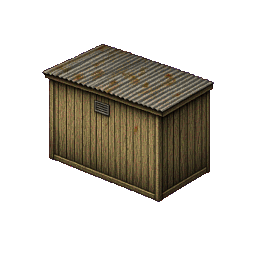
#> input picture godot/assets/textury/builder/back_toilets.png, 256 x 256 px, given in place of raw.png, which was not available
$ python split_sheet.py ../../godot/assets/textury/builder/back_toilets.png 1.0 ../../godot/assets/textury/builder/iso_caravan.png ../../godot/assets/textury/builder/iso_caravan.png 5
#> lines starting #> are read from the running program, lines starting #| are printed output that depends on the picture; after the words box and inside, x2 and y2 are one past the last pixel; in counts of white or black regions, pixels touching at a corner belong together; pictures that were not available may be replaced by others from this repository, and a replacement may not be noted
### tools/artgen/process.py
#!/usr/bin/env python3
"""Bring a Grok Imagine render into the game's Build-engine look.

    python tools/artgen/process.py <id> sprite <height_px> <dest relative to godot/>
    python tools/artgen/process.py <id> texture <size_px> <dest relative to godot/>

blacksprite: like sprite, for art on a near-black background (flood-filled from the
         borders; the generator's sparkle mark in the bottom-right corner is erased).
         The source is <id> as a path relative to godot/ instead of an artgen id.
sprite:  keys out the flat magenta background (and its anti-aliased fringe), crops
         to the figure, scales to <height_px> tall with a box filter (so 1 output
         pixel = the average of a block, like a hand-downsampled sprite), hard alpha,
         then snaps every opaque pixel to the game's 256-colour palette.
texture: centre-crops square, scales to <size_px>, snaps to the palette (opaque).
panel:   like texture but keeps the source aspect: <size_px> is the width, the height
         follows (doors, windows).

Source renders stay in tools/artgen/out/<id>/raw.png for regeneration.
"""
import colorsys
import os
import sys

from PIL import Image

HERE = os.path.dirname(os.path.abspath(__file__))
GODOT = os.path.join(HERE, "..", "..", "godot")
PALETTE = os.path.join(GODOT, "assets", "textury", "palette", "build_palette.png")


def palette_image():
    pal = Image.open(PALETTE).convert("RGB")
    colours = list(pal.get_flattened_data() if hasattr(pal, "get_flattened_data") else pal.getdata())[:256]
    flat = []
    for c in colours:
        flat.extend(c)
    flat.extend([0, 0, 0] * (256 - len(colours)))
    img = Image.new("P", (1, 1))
    img.putpalette(flat)
    return img


def is_key(r, g, b):
    # Magenta and its anti-aliased blends: strong red + blue, weak green.
    if r > 150 and b > 150 and g < 110 and abs(r - b) < 90:
        return True
    # A pocket of the background inside a figure (between the legs, under an arm) is
    # often rendered a darker, redder magenta.
    h, s, v = colorsys.rgb_to_hsv(r / 255.0, g / 255.0, b / 255.0)
    # (Up to 336: some renders put the whole background at 328-334, noisy.)
    return 300.0 <= h * 360.0 <= 336.0 and s > 0.8 and v > 0.5


def key_out(img):
    img = img.convert("RGBA")
    px = img.load()
    w, h = img.size
    for y in range(h):
        for x in range(w):
            r, g, b, a = px[x, y]
            if is_key(r, g, b):
                px[x, y] = (0, 0, 0, 0)
            elif r > 120 and b > 120 and g < 140 and abs(r - b) < 70:
                # fringe: magenta bleeding into the edge -> pull toward neutral dark
                px[x, y] = (int(g * 0.9), g, int(g * 0.9), a)
    return img


def snap(img, keep_alpha):
    pal = palette_image()
    rgb = img.convert("RGB").quantize(palette=pal, dither=Image.Dither.NONE).convert("RGB")
    if not keep_alpha:
        return rgb
    out = rgb.convert("RGBA")
    alpha = img.getchannel("A").point(lambda a: 255 if a >= 128 else 0)
    out.putalpha(alpha)
    return out


# [85 lines left out: functions sprite, black_sprite, texture, panel, main, not called in this run]


# [2 lines that do not run on import are left out]

### tools/artgen/split_sheet.py
#!/usr/bin/env python3
"""Cut a Grok sprite sheet (items in a row on flat magenta) into single sprites.

    python tools/artgen/split_sheet.py <id> <scale> <dest dir relative to godot/> <name1,name2,...> [gap]

Keys out the magenta like process.py, finds the items (pixels closer than <gap> source
pixels, 14 by default, are one item: a spark beside its flame, ash beside its stub),
orders them left to right and names them in that order. Every item is scaled by the
same <scale> (output pixels per source pixel, e.g. 0.18), so the stages of one thing
keep their sizes against each other; then box-downsampled and snapped to the palette.
Prints each item's size and, for checking, writes tools/artgen/out/<id>/_cut.png with
the cut boxes drawn on the keyed sheet.
"""
import os
import sys

from PIL import Image, ImageDraw, ImageFilter

sys.path.insert(0, os.path.dirname(os.path.abspath(__file__)))
import process  # noqa: E402


def items(img, gap):
    alpha = img.getchannel("A").point(lambda a: 255 if a > 40 else 0)
    # Grow every pixel by gap/2 so near bits join, then label the grown blobs.
    grown = alpha.filter(ImageFilter.MaxFilter(gap | 1))
    w, h = grown.size
    px = grown.load()
    seen = bytearray(w * h)
    boxes = []
    labels = {}
    for y0 in range(0, h):
        for x0 in range(0, w):
            if px[x0, y0] == 0 or seen[y0 * w + x0]:
                continue
            stack = [(x0, y0)]
            seen[y0 * w + x0] = 1
            members = []
            x1, y1, x2, y2 = x0, y0, x0, y0
            n = 0
            while stack:
                x, y = stack.pop()
                members.append(y * w + x)
                n += 1
                x1, y1, x2, y2 = min(x1, x), min(y1, y), max(x2, x), max(y2, y)
                for nx, ny in ((x + 1, y), (x - 1, y), (x, y + 1), (x, y - 1)):
                    if 0 <= nx < w and 0 <= ny < h and px[nx, ny] and not seen[ny * w + nx]:
                        seen[ny * w + nx] = 1
                        stack.append((nx, ny))
            if n > 200:
                # Back to the real pixels inside the grown box.
                bb = alpha.crop((x1, y1, x2 + 1, y2 + 1)).getbbox()
                if bb:
                    box = (x1 + bb[0], y1 + bb[1], x1 + bb[2], y1 + bb[3])
                    boxes.append(box)
                    labels[box] = set(members)
    boxes.sort(key=lambda b: (b[0] + b[2]) / 2)
    return boxes, labels, w


def own(img, box, members, w):
    """The item alone: its box with every pixel of another item cleared."""
    out = img.crop(box)
    px = out.load()
    for y in range(out.height):
        for x in range(out.width):
            if ((box[1] + y) * w + box[0] + x) not in members:
                px[x, y] = (0, 0, 0, 0)
    return out


def shrink(img, scale):
    w = max(1, round(img.width * scale))
    h = max(1, round(img.height * scale))
    r, g, b, a = img.split()
    pre = Image.merge("RGBA", [Image.composite(ch, Image.new("L", img.size, 0), a) for ch in (r, g, b)] + [a])
    small = pre.resize((w, h), Image.Resampling.BOX)
    px = small.load()
    for y in range(h):
        for x in range(w):
            pr, pg, pb, pa = px[x, y]
            if pa > 0:
                k = 255.0 / pa
                px[x, y] = (min(255, int(pr * k)), min(255, int(pg * k)), min(255, int(pb * k)), pa)
    return process.snap(small, True)


def main():
    if len(sys.argv) < 5:
        print(__doc__)
        sys.exit(1)
    art_id, scale, dest, names = sys.argv[1], float(sys.argv[2]), sys.argv[3], sys.argv[4].split(",")
    gap = int(sys.argv[5]) if len(sys.argv) > 5 else 14
    src = os.path.join(process.HERE, "out", art_id, "raw.png")
    img = process.key_out(Image.open(src))
#> in key_out, img is the input picture: PIL image 256x256 RGBA; mean R, G, B, A 28.1, 24.4, 17.1, 76.8
    boxes, labels, w = items(img, gap)
#> in items, `alpha = img.getchannel("A").point(lambda a: 255 if a > 40 else 0)`:
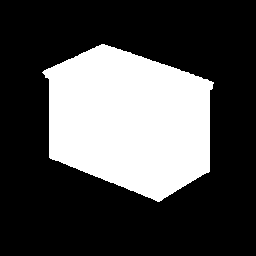
#> alpha: PIL image 256x256 L; 30.1% white; 1 white region, box (x1, y1, x2, y2) and area: (42, 44, 214, 202) 19727
#> in items, `grown = alpha.filter(ImageFilter.MaxFilter(gap | 1))`:
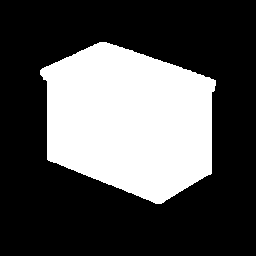
#> grown: PIL image 256x256 L; 32.1% white; 1 white region, box (x1, y1, x2, y2) and area: (40, 42, 216, 204) 21063
    out_dir = os.path.join(process.GODOT, dest)
    os.makedirs(out_dir, exist_ok=True)
    check = img.copy()
    d = ImageDraw.Draw(check)
    for i, b in enumerate(boxes):
        d.rectangle(b, outline=(0, 255, 0, 255))
        d.text((b[0], max(0, b[1] - 12)), str(i), fill=(0, 255, 0, 255))
#> this loop made 1 pass
#> b on pass 1: (42, 44, 214, 202)
    check.save(os.path.join(process.HERE, "out", art_id, "_cut.png"))
    if len(boxes) != len(names):
        print("found %d items, %d names: see tools/artgen/out/%s/_cut.png" % (len(boxes), len(names), art_id))
        for b in boxes:
            print("  ", b)
        sys.exit(2)
    for name, b in zip(names, boxes):
        out = shrink(own(img, b, labels[b], w), scale)
#> in shrink, `r, g, b, a = img.split()`:
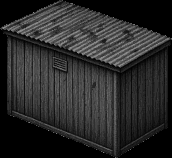
#> b: PIL image 172x158 L; min 0, max 138, mean 41.3
#> in shrink, `r, g, b, a = img.split()`:
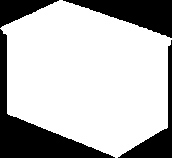
#> a: PIL image 172x158 L; 72.6% white; 4 black regions, box (x1, y1, x2, y2) and area: (0, 29, 115, 158) 3311, (63, 0, 172, 38) 2056, (118, 40, 172, 158) 1253, (0, 0, 59, 28) 829
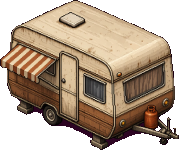
#> input picture godot/assets/textury/builder/iso_caravan.png, 179 x 150 px, given in place of build_palette.png, which was not available
#> in palette_image, `pal = Image.open(PALETTE).convert("RGB")`:
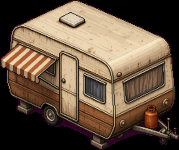
#> pal: PIL image 179x150 RGB; mean R, G, B 102.8, 84.1, 66.2
#> in snap, `out.putalpha(alpha)`:
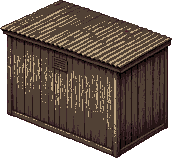
#> out: PIL image 172x158 RGBA; mean R, G, B, A 61.7, 49, 40.7, 185.1; transparent parts drawn white
        out.save(os.path.join(out_dir, name + ".png"))
        print("%s %s from %s" % (name, out.size, b))
#| ../../godot/assets/textury/builder/iso_caravan.png (172, 158) from (42, 44, 214, 202)


if __name__ == "__main__":
    main()
